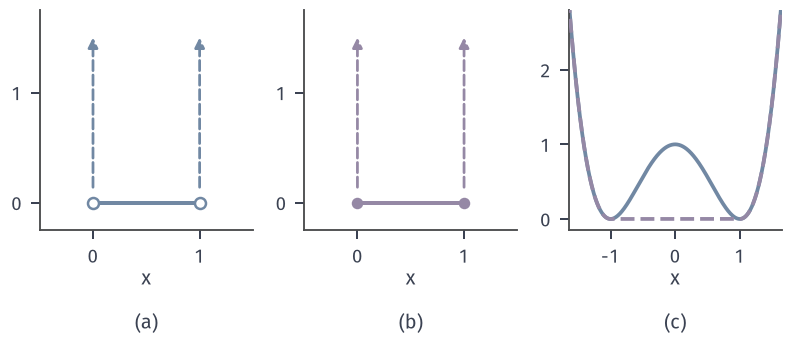

Write the Python code that produced this figure.
from pathlib import Path
import sys
ROOT = next(p for p in Path(__file__).resolve().parents if (p/'build.sh').is_file() and (p/'tex/book.tex').is_file())
sys.path.insert(0, str(ROOT/'figures/00-shared/mathematical-preliminaries-upper/00-shared/comprehension-figures'))
from support import figure, save, BLUE, GREEN, YELLOW, RED, PURPLE, INK, MUTED, GRID, BLUE_FILL, GREEN_FILL, YELLOW_FILL, RED_FILL, PURPLE_FILL
import numpy as np
HERE = Path(__file__).resolve().parent
STROKE = '#4C4D4F'
def panel(fig, left, right, top, bottom, wspace=.25):
    fig.set_layout_engine(None)
    H=fig.get_figheight()*25.4
    if len(fig.axes)>1: bottom=15.5/H
    fig.subplots_adjust(left=left, right=right, top=top, bottom=bottom, wspace=wspace)
def tag(fig, ax, s, y=None):
    p = ax.get_position(); fig.text((p.x0+p.x1)/2, 1.0/(fig.get_figheight()*25.4), s, ha='center', va='bottom')
def opt(ax, x=0, y=0, ms=4.8, z=7): ax.plot([x],[y],'o',ms=ms,color=RED,mew=0,zorder=z)
def dot(ax, x, y, c=GREEN, ms=4.2, z=6, m='o'): ax.plot([x],[y],m,ms=ms,color=c,mew=0,zorder=z)
def hollow(ax, x, y, c=BLUE, ms=4.4, z=7): ax.plot([x],[y],'o',ms=ms,mfc='white',mec=c,mew=1.0,zorder=z)

# 开区间约束指标函数的双共轭；双井函数的双共轭由离散 Legendre 变换算出。
fig,(A,B,C)=figure(width_mm=112,height_mm=48,ncols=3)
panel(fig,.05,.985,.97,.25,wspace=.24)
def wall(ax,xx,c):
    ax.annotate('',xy=(xx,1.5),xytext=(xx,.14),arrowprops=dict(arrowstyle='-|>',color=c,lw=1.1,shrinkA=0,shrinkB=0,ls='--'))
A.plot([0,1],[0,0],color=BLUE,lw=1.6,zorder=3);hollow(A,0,0);hollow(A,1,0);wall(A,0,BLUE);wall(A,1,BLUE)
B.plot([0,1],[0,0],color=PURPLE,lw=1.6,zorder=3);dot(B,0,0,PURPLE,ms=4.6);dot(B,1,0,PURPLE,ms=4.6);wall(B,0,PURPLE);wall(B,1,PURPLE)
for ax in (A,B):
    ax.set_xlim(-.5,1.5);ax.set_ylim(-.25,1.75);ax.set_xticks([0,1]);ax.set_yticks([0,1]);ax.set_xlabel('$x$',labelpad=1)
x=np.linspace(-3,3,1201);f=(x**2-1)**2;ys=np.linspace(-60,60,2401)
fs=(ys[:,None]*x[None,:]-f[None,:]).max(1);fss=(x[:,None]*ys[None,:]-fs[None,:]).max(1)
m=abs(x)<=1.65
C.plot(x[m],f[m],color=BLUE,lw=1.5);C.plot(x[m],fss[m],color=PURPLE,lw=1.5,ls='--',zorder=4)
C.set_xlim(-1.65,1.65);C.set_ylim(-.15,2.8);C.set_xticks([-1,0,1]);C.set_yticks([0,1,2]);C.set_xlabel('$x$',labelpad=1)
for a_,s in zip((A,B,C),('(a)','(b)','(c)')):tag(fig,a_,s,y=.04)
save(fig,HERE,'figure',{'nonconvex':'(x^2-1)^2','biconjugate_max_on_[-1,1]':float(abs(fss[abs(x)<=1]).max())})
